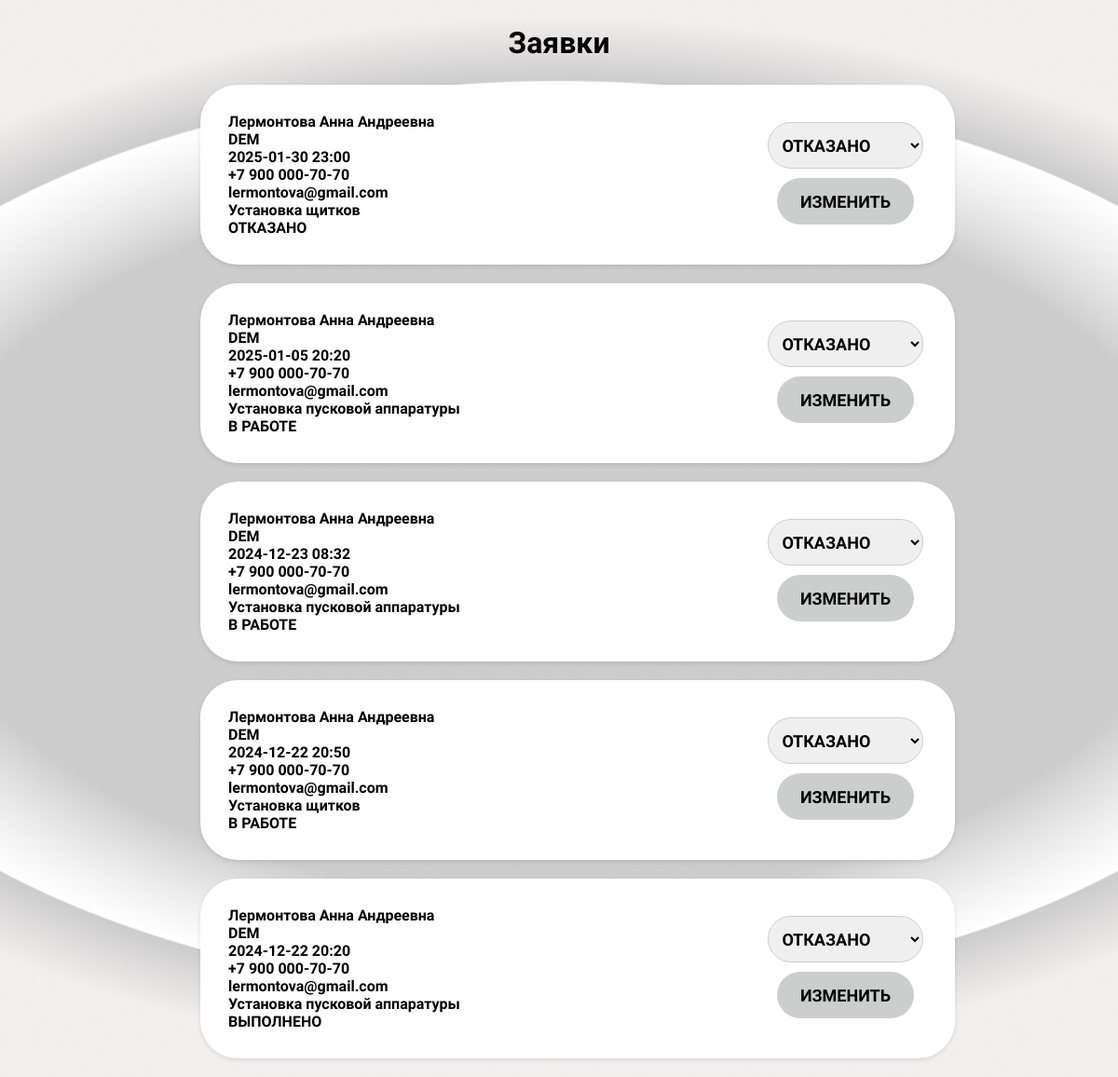
The app's page /admin.php with its own data.
### tables this page shows
CREATE TABLE `application` (
  `id_application` int NOT NULL,
  `id_user` int NOT NULL,
  `id_order` int NOT NULL,
  `id_status` int NOT NULL DEFAULT '1',
  `date` varchar(250) NOT NULL
);

CREATE TABLE `user` (
  `id_user` int NOT NULL,
  `name` varchar(250) NOT NULL,
  `phone` varchar(250) NOT NULL,
  `email` varchar(250) NOT NULL,
  `password` varchar(250) NOT NULL,
  `company` varchar(250) NOT NULL
);

CREATE TABLE `order` (
  `id_order` int NOT NULL,
  `orders` varchar(250) NOT NULL
);

CREATE TABLE `status` (
  `id_status` int NOT NULL,
  `value` varchar(250) NOT NULL
);

### admin.php (the view, shortened to what this page needs)
<!DOCTYPE html>
<html lang="en">
<head>
</head>
<body>
  <div class="admin-container">
    <h2>Заявки</h2>
    <ul class="admin-list">
      <?php
      $servername = "MySQL-8.0";
      $username = "root";
      $password = "";
      $dbname = "db_curs";
      $mysqli = new mysqli($servername, $username, $password, $dbname);
      $sql = "SELECT * FROM `application` INNER JOIN `user` USING (`id_user`) INNER JOIN `order` USING (`id_order`) INNER JOIN `status` USING (`id_status`) ORDER BY `date` DESC";
      $result = $mysqli->query($sql);
      if ($result->num_rows > 0) {
        while ($row = $result->fetch_assoc()) {
          echo "
                                <div class='container'>
                                <div class='container-left'>
                                    <span>" . htmlspecialchars($row['name']) . "<br>" . "</span>
                                    <span>" . htmlspecialchars($row['company']) . "<br></span>
                                    <span>" . htmlspecialchars($row['date']) . "<br></span>
                                    <span>" . htmlspecialchars($row['phone']) . "<br></span>
                                    <span>" . htmlspecialchars($row['email']) . "<br></span>
                                    <span>" . htmlspecialchars($row['orders']) . "<br></span>
                                    <span>" . htmlspecialchars($row['value']) . "</span>
                                    </div>
                                    <div class='container-right'>
                                    <form action='status.php' method='post'>
                                    <input type='hidden' name='id_application' value={$row['id_application']}></input>
                                    <select id='status' name='status'>
                                    <option value='3'>ОТКАЗАНО</option>
                                    <option value='2'>ВЫПОЛНЕНО</option>
                                    </select><button type='submit'>ИЗМЕНИТЬ</button></form>
                                    </div>
                                </div>
                              ";
        }
      } else {
        echo "<li>Нет заявок для отображения</li>";
      }
      ?>
    </ul>
  </div>
</body>
</html>

### admin.php (style rules this page uses)
* { font-weight: 900; font-family: "Montserrat Alternates", sans-serif; }
body { background-image: url(img/admin.png); background-position: center; background-size: cover; font-family: "Montserrat Alternates Light"; display: flex; justify-content: center; align-items: center; min-height: 100vh; margin: 0; }
form { margin: 10px; display: flex; justify-content: center; flex-direction: column; align-items: center; }
.container-left { margin: 10px; }
.container { display: flex; justify-content: space-between; background-color: #fff; border-radius: 40px; padding: 20px; box-shadow: 0 2px 5px rgba(0, 0, 0, 0.1); width: 770px; margin: 20px; }
h2 { text-align: center; font-size: xx-large; }
select { font-size: large; width: 95%; padding: 10px; margin: 10px; border: 1px solid #ccc; height: 50px; border-radius: 40px; }
button { font-size: large; background-color: #CCCDCD; border: none; padding: 12px 25px; border-radius: 40px; margin: 0px; cursor: pointer; width: auto; height: 50px; }

### records on screen
application: id_user.name "Лермонтова Анна Андреевна", id_user.company "DEM", date "2025-01-30 23:00", id_user.phone "+7 900 000-70-70", id_user.email "lermontova@gmail.com", id_order.orders "Установка щитков", id_status.value "ОТКАЗАНО"
application: id_user.name "Лермонтова Анна Андреевна", id_user.company "DEM", date "2025-01-05 20:20", id_user.phone "+7 900 000-70-70", id_user.email "lermontova@gmail.com", id_order.orders "Установка пусковой аппаратуры", id_status.value "В РАБОТЕ"
application: id_user.name "Лермонтова Анна Андреевна", id_user.company "DEM", date "2024-12-23 08:32", id_user.phone "+7 900 000-70-70", id_user.email "lermontova@gmail.com", id_order.orders "Установка пусковой аппаратуры", id_status.value "В РАБОТЕ"
application: id_user.name "Лермонтова Анна Андреевна", id_user.company "DEM", date "2024-12-22 20:50", id_user.phone "+7 900 000-70-70", id_user.email "lermontova@gmail.com", id_order.orders "Установка щитков", id_status.value "В РАБОТЕ"
application: id_user.name "Лермонтова Анна Андреевна", id_user.company "DEM", date "2024-12-22 20:20", id_user.phone "+7 900 000-70-70", id_user.email "lermontova@gmail.com", id_order.orders "Установка пусковой аппаратуры", id_status.value "ВЫПОЛНЕНО"
